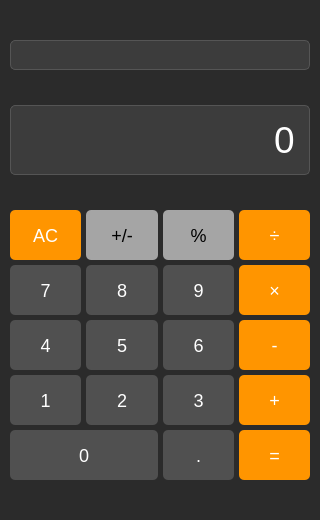
<?xml version="1.0" encoding="UTF-8"?>
<ui version="4.0">
 <class>MyWidget</class>
 <widget class="QWidget" name="MyWidget">
  <property name="geometry">
   <rect>
    <x>0</x>
    <y>0</y>
    <width>320</width>
    <height>520</height>
   </rect>
  </property>
  <property name="windowTitle">
   <string>计算器</string>
  </property>
  <property name="styleSheet">
   <string notr="true">background-color: #2b2b2b;</string>
  </property>
  <widget class="QWidget" name="verticalLayoutWidget">
   <property name="geometry">
    <rect>
     <x>10</x>
     <y>10</y>
     <width>300</width>
     <height>500</height>
    </rect>
   </property>
   <layout class="QVBoxLayout" name="verticalLayout">
    <property name="spacing">
     <number>5</number>
    </property>
    <item>
     <widget class="QLabel" name="processLabel">
      <property name="minimumSize">
       <size>
        <width>0</width>
        <height>30</height>
       </size>
      </property>
      <property name="maximumSize">
       <size>
        <width>16777215</width>
        <height>30</height>
       </size>
      </property>
      <property name="font">
       <font>
        <pointsize>14</pointsize>
       </font>
      </property>
      <property name="text">
       <string/>
      </property>
      <property name="alignment">
       <set>Qt::AlignRight|Qt::AlignVCenter</set>
      </property>
      <property name="styleSheet">
       <string notr="true">QLabel {
    color: #888888;
    background-color: #3c3c3c;
    border: 1px solid #555;
    border-radius: 5px;
    padding: 5px;
}</string>
      </property>
     </widget>
    </item>
    <item>
     <widget class="QLineEdit" name="display">
      <property name="minimumSize">
       <size>
        <width>0</width>
        <height>70</height>
       </size>
      </property>
      <property name="font">
       <font>
        <pointsize>28</pointsize>
       </font>
      </property>
      <property name="text">
       <string>0</string>
      </property>
      <property name="alignment">
       <set>Qt::AlignRight|Qt::AlignTrailing|Qt::AlignVCenter</set>
      </property>
      <property name="readOnly">
       <bool>true</bool>
      </property>
      <property name="styleSheet">
       <string notr="true">QLineEdit {
    background-color: #3c3c3c;
    color: white;
    border: 1px solid #555;
    border-radius: 5px;
    padding: 10px;
}</string>
      </property>
     </widget>
    </item>
    <item>
     <layout class="QGridLayout" name="gridLayout">
      <property name="spacing">
       <number>5</number>
      </property>
      <item row="0" column="0">
       <widget class="QPushButton" name="btnAC">
        <property name="minimumSize">
         <size>
          <width>60</width>
          <height>50</height>
         </size>
        </property>
        <property name="text">
         <string>AC</string>
        </property>
        <property name="styleSheet">
         <string notr="true">QPushButton {
    background-color: #ff9500;
    color: white;
    border: none;
    border-radius: 5px;
    font-size: 18px;
}
QPushButton:hover {
    background-color: #ffaa33;
}
QPushButton:pressed {
    background-color: #cc7700;
}</string>
        </property>
       </widget>
      </item>
      <item row="0" column="1">
       <widget class="QPushButton" name="btnSign">
        <property name="minimumSize">
         <size>
          <width>60</width>
          <height>50</height>
         </size>
        </property>
        <property name="text">
         <string>+/-</string>
        </property>
        <property name="styleSheet">
         <string notr="true">QPushButton {
    background-color: #a5a5a5;
    color: black;
    border: none;
    border-radius: 5px;
    font-size: 18px;
}
QPushButton:hover {
    background-color: #b5b5b5;
}
QPushButton:pressed {
    background-color: #888888;
}</string>
        </property>
       </widget>
      </item>
      <item row="0" column="2">
       <widget class="QPushButton" name="btnPercent">
        <property name="minimumSize">
         <size>
          <width>60</width>
          <height>50</height>
         </size>
        </property>
        <property name="text">
         <string>%</string>
        </property>
        <property name="styleSheet">
         <string notr="true">QPushButton {
    background-color: #a5a5a5;
    color: black;
    border: none;
    border-radius: 5px;
    font-size: 18px;
}
QPushButton:hover {
    background-color: #b5b5b5;
}
QPushButton:pressed {
    background-color: #888888;
}</string>
        </property>
       </widget>
      </item>
      <item row="0" column="3">
       <widget class="QPushButton" name="btnDivide">
        <property name="minimumSize">
         <size>
          <width>60</width>
          <height>50</height>
         </size>
        </property>
        <property name="text">
         <string>÷</string>
        </property>
        <property name="styleSheet">
         <string notr="true">QPushButton {
    background-color: #ff9500;
    color: white;
    border: none;
    border-radius: 5px;
    font-size: 18px;
}
QPushButton:hover {
    background-color: #ffaa33;
}
QPushButton:pressed {
    background-color: #cc7700;
}</string>
        </property>
       </widget>
      </item>
      <item row="1" column="0">
       <widget class="QPushButton" name="btn7">
        <property name="minimumSize">
         <size>
          <width>60</width>
          <height>50</height>
         </size>
        </property>
        <property name="text">
         <string>7</string>
        </property>
        <property name="styleSheet">
         <string notr="true">QPushButton {
    background-color: #505050;
    color: white;
    border: none;
    border-radius: 5px;
    font-size: 18px;
}
QPushButton:hover {
    background-color: #606060;
}
QPushButton:pressed {
    background-color: #404040;
}</string>
        </property>
       </widget>
      </item>
      <item row="1" column="1">
       <widget class="QPushButton" name="btn8">
        <property name="minimumSize">
         <size>
          <width>60</width>
          <height>50</height>
         </size>
        </property>
        <property name="text">
         <string>8</string>
        </property>
        <property name="styleSheet">
         <string notr="true">QPushButton {
    background-color: #505050;
    color: white;
    border: none;
    border-radius: 5px;
    font-size: 18px;
}
QPushButton:hover {
    background-color: #606060;
}
QPushButton:pressed {
    background-color: #404040;
}</string>
        </property>
       </widget>
      </item>
      <item row="1" column="2">
       <widget class="QPushButton" name="btn9">
        <property name="minimumSize">
         <size>
          <width>60</width>
          <height>50</height>
         </size>
        </property>
        <property name="text">
         <string>9</string>
        </property>
        <property name="styleSheet">
         <string notr="true">QPushButton {
    background-color: #505050;
    color: white;
    border: none;
    border-radius: 5px;
    font-size: 18px;
}
QPushButton:hover {
    background-color: #606060;
}
QPushButton:pressed {
    background-color: #404040;
}</string>
        </property>
       </widget>
      </item>
      <item row="1" column="3">
       <widget class="QPushButton" name="btnMultiply">
        <property name="minimumSize">
         <size>
          <width>60</width>
          <height>50</height>
         </size>
        </property>
        <property name="text">
         <string>×</string>
        </property>
        <property name="styleSheet">
         <string notr="true">QPushButton {
    background-color: #ff9500;
    color: white;
    border: none;
    border-radius: 5px;
    font-size: 18px;
}
QPushButton:hover {
    background-color: #ffaa33;
}
QPushButton:pressed {
    background-color: #cc7700;
}</string>
        </property>
       </widget>
      </item>
      <item row="2" column="0">
       <widget class="QPushButton" name="btn4">
        <property name="minimumSize">
         <size>
          <width>60</width>
          <height>50</height>
         </size>
        </property>
        <property name="text">
         <string>4</string>
        </property>
        <property name="styleSheet">
         <string notr="true">QPushButton {
    background-color: #505050;
    color: white;
    border: none;
    border-radius: 5px;
    font-size: 18px;
}
QPushButton:hover {
    background-color: #606060;
}
QPushButton:pressed {
    background-color: #404040;
}</string>
        </property>
       </widget>
      </item>
      <item row="2" column="1">
       <widget class="QPushButton" name="btn5">
        <property name="minimumSize">
         <size>
          <width>60</width>
          <height>50</height>
         </size>
        </property>
        <property name="text">
         <string>5</string>
        </property>
        <property name="styleSheet">
         <string notr="true">QPushButton {
    background-color: #505050;
    color: white;
    border: none;
    border-radius: 5px;
    font-size: 18px;
}
QPushButton:hover {
    background-color: #606060;
}
QPushButton:pressed {
    background-color: #404040;
}</string>
        </property>
       </widget>
      </item>
      <item row="2" column="2">
       <widget class="QPushButton" name="btn6">
        <property name="minimumSize">
         <size>
          <width>60</width>
          <height>50</height>
         </size>
        </property>
        <property name="text">
         <string>6</string>
        </property>
        <property name="styleSheet">
         <string notr="true">QPushButton {
    background-color: #505050;
    color: white;
    border: none;
    border-radius: 5px;
    font-size: 18px;
}
QPushButton:hover {
    background-color: #606060;
}
QPushButton:pressed {
    background-color: #404040;
}</string>
        </property>
       </widget>
      </item>
      <item row="2" column="3">
       <widget class="QPushButton" name="btnSubtract">
        <property name="minimumSize">
         <size>
          <width>60</width>
          <height>50</height>
         </size>
        </property>
        <property name="text">
         <string>-</string>
        </property>
        <property name="styleSheet">
         <string notr="true">QPushButton {
    background-color: #ff9500;
    color: white;
    border: none;
    border-radius: 5px;
    font-size: 18px;
}
QPushButton:hover {
    background-color: #ffaa33;
}
QPushButton:pressed {
    background-color: #cc7700;
}</string>
        </property>
       </widget>
      </item>
      <item row="3" column="0">
       <widget class="QPushButton" name="btn1">
        <property name="minimumSize">
         <size>
          <width>60</width>
          <height>50</height>
         </size>
        </property>
        <property name="text">
         <string>1</string>
        </property>
        <property name="styleSheet">
         <string notr="true">QPushButton {
    background-color: #505050;
    color: white;
    border: none;
    border-radius: 5px;
    font-size: 18px;
}
QPushButton:hover {
    background-color: #606060;
}
QPushButton:pressed {
    background-color: #404040;
}</string>
        </property>
       </widget>
      </item>
      <item row="3" column="1">
       <widget class="QPushButton" name="btn2">
        <property name="minimumSize">
         <size>
          <width>60</width>
          <height>50</height>
         </size>
        </property>
        <property name="text">
         <string>2</string>
        </property>
        <property name="styleSheet">
         <string notr="true">QPushButton {
    background-color: #505050;
    color: white;
    border: none;
    border-radius: 5px;
    font-size: 18px;
}
QPushButton:hover {
    background-color: #606060;
}
QPushButton:pressed {
    background-color: #404040;
}</string>
        </property>
       </widget>
      </item>
      <item row="3" column="2">
       <widget class="QPushButton" name="btn3">
        <property name="minimumSize">
         <size>
          <width>60</width>
          <height>50</height>
         </size>
        </property>
        <property name="text">
         <string>3</string>
        </property>
        <property name="styleSheet">
         <string notr="true">QPushButton {
    background-color: #505050;
    color: white;
    border: none;
    border-radius: 5px;
    font-size: 18px;
}
QPushButton:hover {
    background-color: #606060;
}
QPushButton:pressed {
    background-color: #404040;
}</string>
        </property>
       </widget>
      </item>
      <item row="3" column="3">
       <widget class="QPushButton" name="btnAdd">
        <property name="minimumSize">
         <size>
          <width>60</width>
          <height>50</height>
         </size>
        </property>
        <property name="text">
         <string>+</string>
        </property>
        <property name="styleSheet">
         <string notr="true">QPushButton {
    background-color: #ff9500;
    color: white;
    border: none;
    border-radius: 5px;
    font-size: 18px;
}
QPushButton:hover {
    background-color: #ffaa33;
}
QPushButton:pressed {
    background-color: #cc7700;
}</string>
        </property>
       </widget>
      </item>
      <item row="4" column="0" colspan="2">
       <widget class="QPushButton" name="btn0">
        <property name="minimumSize">
         <size>
          <width>130</width>
          <height>50</height>
         </size>
        </property>
        <property name="text">
         <string>0</string>
        </property>
        <property name="styleSheet">
         <string notr="true">QPushButton {
    background-color: #505050;
    color: white;
    border: none;
    border-radius: 5px;
    font-size: 18px;
}
QPushButton:hover {
    background-color: #606060;
}
QPushButton:pressed {
    background-color: #404040;
}</string>
        </property>
       </widget>
      </item>
      <item row="4" column="2">
       <widget class="QPushButton" name="btnDot">
        <property name="minimumSize">
         <size>
          <width>60</width>
          <height>50</height>
         </size>
        </property>
        <property name="text">
         <string>.</string>
        </property>
        <property name="styleSheet">
         <string notr="true">QPushButton {
    background-color: #505050;
    color: white;
    border: none;
    border-radius: 5px;
    font-size: 18px;
}
QPushButton:hover {
    background-color: #606060;
}
QPushButton:pressed {
    background-color: #404040;
}</string>
        </property>
       </widget>
      </item>
      <item row="4" column="3">
       <widget class="QPushButton" name="btnEqual">
        <property name="minimumSize">
         <size>
          <width>60</width>
          <height>50</height>
         </size>
        </property>
        <property name="text">
         <string>=</string>
        </property>
        <property name="styleSheet">
         <string notr="true">QPushButton {
    background-color: #ff9500;
    color: white;
    border: none;
    border-radius: 5px;
    font-size: 18px;
}
QPushButton:hover {
    background-color: #ffaa33;
}
QPushButton:pressed {
    background-color: #cc7700;
}</string>
        </property>
       </widget>
      </item>
     </layout>
    </item>
   </layout>
  </widget>
 </widget>
 <resources/>
 <connections/>
</ui>
